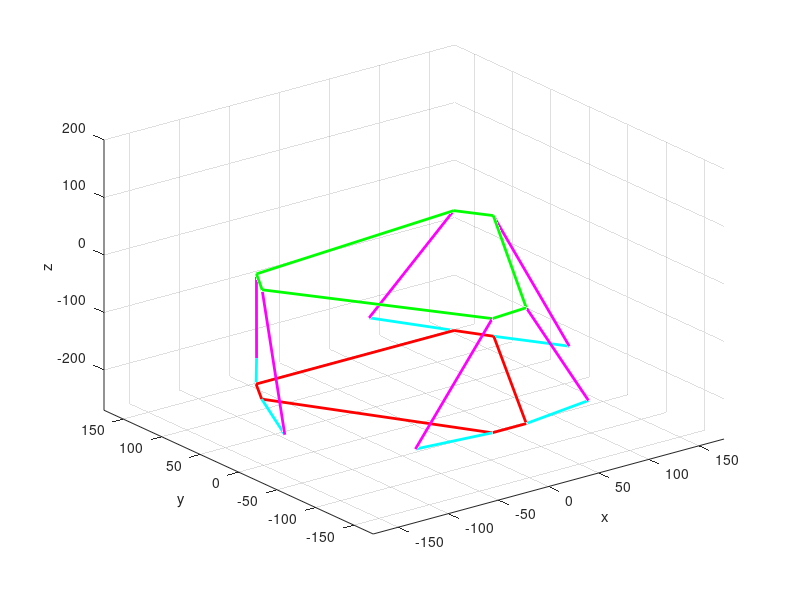

This chart was generated by the following MATLAB code:
%platform parameters
rb = 125; %radius of base mm
angle_offset = 30-15.63/2; %smallest angle between 2 mounts
h = 200;
l_crank = 70;
l_rocker = sqrt(h^2 + l_crank^2);
platform_center = [0, 0, 0];

%graph settings
linewidth = 2;
x_lim = rb+50;
y_lim = rb+50;

degree_increment = 1;
%n_segments = 30;% number of degrees rotation
n_segments = 5/degree_increment;
%translation vector
Tx=0/n_segments;
Ty=0/n_segments;
Tz=0;
T = [Tx Ty Tz];

%rotation matrix
alpha=degree_increment; %1 degree increments
beta=0/n_segments;
gamma=0;
R_x = [1,0,0 ; 0, cos(deg2rad(alpha)), sin(deg2rad(alpha)); 0, -sin(deg2rad(alpha)), cos(deg2rad(alpha))];
R_y = [ cos(deg2rad(beta)),0, -sin(deg2rad(beta)); 0,1,0 ; sin(deg2rad(beta)),0, cos(deg2rad(beta))];
R_z = [cos(deg2rad(gamma)), sin(deg2rad(gamma)), 0; -sin(deg2rad(gamma)), cos(deg2rad(gamma)),0; 0,0,1];
R = R_x * R_y * R_z ;

%arrays initialize
top = ones(7,3);
base = ones(7,3);
lengths = ones(6,n_segments);
servo_angle = zeros(6,n_segments);
B = ones(n_segments, 6); %angle of plane that servo rotates on (tangent to mount)
plane_angle = zeros(6,n_segments); %rod end misalignment angles

%base platform
for i=0:6
    if mod(i,2)==0 %if i is even
    angle = i*60 + angle_offset;  
    B(i+1) = deg2rad(angle-90);

    else
    angle = i*60 - angle_offset;
    B(i+1) = deg2rad(angle+90);
    end
    base(i+1,:) = [rb*cos(deg2rad(angle)), rb*sin(deg2rad(angle)), -h];
end
%plot base
plot3(base(:,1),base(:,2),base(:,3),'r', 'linewidth', linewidth); %connects the dots
hold on;

%top platform
for i=0:6
    if mod(i,2)==0 %if i is even
    angle = i*60 + angle_offset;  
      
    else
    angle = i*60 - angle_offset;  
    end
  top(i+1,:) = [rb*cos(deg2rad(angle)), rb*sin(deg2rad(angle)), 0];
end
%plot top
plot3(top(:,1),top(:,2),top(:,3),'g', 'linewidth', linewidth);
hold on;


%plot crank and rocker
for i=1:6
lengths(i) = norm(top(i,:) - base(i,:));
M = 2*l_crank*(top(i,3)-base(i,3));
N = 2*l_crank*(cos(B(i))*(top(i,1)-base(i,1)) + sin(B(i))*(top(i,2)-base(i,2)));
L=lengths(i)^2-(l_rocker^2-l_crank^2);
servo_angle(i,1) = asin(L/sqrt(M^2+N^2)) - atan(N/M);
crank = [base(i,1) + l_crank*cos(B(i))*cos(servo_angle(i,1)), base(i,2) + l_crank*cos(servo_angle(i,1))*sin(B(i)),...
        base(i,3) + l_crank*sin(servo_angle(i,1))];

link1 = [top(i,:); crank];
link2 = [crank;base(i,:)];
plot3(link1(:,1),link1(:,2),link1(:,3),'m', 'linewidth', linewidth);
hold on;
plot3(link2(:,1),link2(:,2),link2(:,3),'c', 'linewidth', linewidth);
hold on;

% compute misalignemnt angles
N = cross([base(i,1) base(i,2) 0] - base(1,:), [base(i,1) base(i,2) 0] - crank);
%// angle between plane and line, equals pi/2 - angle between D-E and N
plane_angle(i,1) = rad2deg(abs( pi/2 - acos( dot(crank-top(i,:), N)/norm(N)/norm(crank-top(i,:)) ) ));
end

axis([-x_lim x_lim -y_lim y_lim -h-l_crank h]);
grid on;
hold off;

%move platform - motion divided into n_segments
for j=1:n_segments

pause(0.0001);

%update top mount pts
%to rotate around its own axis, it translates itself back to the origin,rotates and then translates back
top = transpose(R*transpose(top - ones(7,3).*platform_center)) + ones(7,3).*(platform_center + T);
platform_center = platform_center + T;

%plot top
plot3(top(:,1),top(:,2),top(:,3),'g', 'linewidth', linewidth);
hold on;

%plot base
plot3(base(:,1),base(:,2),base(:,3),'r', 'linewidth', linewidth); %connects the dots
hold on;

%plots links
for i=1:6
lengths(i) = norm(top(i,:) - base(i,:));
M = 2*l_crank*(top(i,3)-base(i,3));
N = 2*l_crank*(cos(B(i))*(top(i,1)-base(i,1)) + sin(B(i))*(top(i,2)-base(i,2)));
L=lengths(i)^2-(l_rocker^2-l_crank^2);
servo_angle(i,j+1) = asin(L/sqrt(M^2+N^2)) - atan(N/M);
crank = [base(i,1) + l_crank*cos(B(i))*cos(servo_angle(i,j+1)), base(i,2) + l_crank*cos(servo_angle(i,j+1))*sin(B(i)),...
        base(i,3) + l_crank*sin(servo_angle(i,j+1))];

link1 = [top(i,:); crank];
link2 = [crank;base(i,:)];
plot3(link1(:,1),link1(:,2),link1(:,3),'m', 'linewidth', linewidth);
hold on;
plot3(link2(:,1),link2(:,2),link2(:,3),'c', 'linewidth', linewidth);
hold on;

% compute misalignemnt angles
N = cross([base(i,1) base(i,2) 0] - base(1,:), [base(i,1) base(i,2) 0] - crank);
%// angle between plane and line, equals pi/2 - angle between D-E and N
plane_angle(i,j+1) = rad2deg(abs( pi/2 - acos( dot(crank-top(i,:), N)/norm(N)/norm(crank-top(i,:)) ) ));

end

hold off;
axis([-x_lim x_lim -y_lim y_lim -h-l_crank h]);
grid on;
xlabel('x');
ylabel('y');
zlabel('z');

end

servo_angles_degrees = transpose(rad2deg(servo_angle));
asize = size(servo_angles_degrees);





%reverse first motion
%translation vector
Tx=0;
Ty=0;
Tz=0;
T = [Tx Ty Tz];

%rotation matrix
alpha=-degree_increment; 
beta=0;
gamma=0;
R_x = [1,0,0 ; 0, cos(deg2rad(alpha)), sin(deg2rad(alpha)); 0, -sin(deg2rad(alpha)), cos(deg2rad(alpha))];
R_y = [ cos(deg2rad(beta)),0, -sin(deg2rad(beta)); 0,1,0 ; sin(deg2rad(beta)),0, cos(deg2rad(beta))];
R_z = [cos(deg2rad(gamma)), sin(deg2rad(gamma)), 0; -sin(deg2rad(gamma)), cos(deg2rad(gamma)),0; 0,0,1];
R = R_x * R_y * R_z ;

%%{
%move platform - motion divided into n_segments
for j=1:n_segments

pause(0.001);

%update top mount pts
%to rotate around its own axis, it translates itself back to the origin,rotates and then translates back
top = transpose(R*transpose(top - ones(7,3).*platform_center)) + ones(7,3).*(platform_center + T);
platform_center = platform_center + T;

%plot top
plot3(top(:,1),top(:,2),top(:,3),'g', 'linewidth', linewidth);
hold on;

%plot base
plot3(base(:,1),base(:,2),base(:,3),'r', 'linewidth', linewidth); %connects the dots
hold on;

%plots links
for i=1:6
lengths(i) = norm(top(i,:) - base(i,:));
M = 2*l_crank*(top(i,3)-base(i,3));
N = 2*l_crank*(cos(B(i))*(top(i,1)-base(i,1)) + sin(B(i))*(top(i,2)-base(i,2)));
L=lengths(i)^2-(l_rocker^2-l_crank^2);
servo_angle(i,j+1) = asin(L/sqrt(M^2+N^2)) - atan(N/M);
crank = [base(i,1) + l_crank*cos(B(i))*cos(servo_angle(i,j+1)), base(i,2) + l_crank*cos(servo_angle(i,j+1))*sin(B(i)),...
        base(i,3) + l_crank*sin(servo_angle(i,j+1))];

link1 = [top(i,:); crank];
link2 = [crank;base(i,:)];
plot3(link1(:,1),link1(:,2),link1(:,3),'m', 'linewidth', linewidth);
hold on;
plot3(link2(:,1),link2(:,2),link2(:,3),'c', 'linewidth', linewidth);
hold on;

% compute misalignemnt angles
N = cross([base(i,1) base(i,2) 0] - base(1,:), [base(i,1) base(i,2) 0] - crank);
%// angle between plane and line, equals pi/2 - angle between D-E and N
plane_angle(i,j+1) = rad2deg(abs( pi/2 - acos( dot(crank-top(i,:), N)/norm(N)/norm(crank-top(i,:)) ) ));

end

hold off;
axis([-x_lim x_lim -y_lim y_lim -h-l_crank h]);
grid on;
xlabel('x');
ylabel('y');
zlabel('z');

end
servo_angles_degrees(asize(1)+1:asize(1)+1+n_segments,:) = transpose(rad2deg(servo_angle));




%2nd motion
%translation vector
Tx=0;
Ty=0;
Tz=0;
T = [Tx Ty Tz];

%rotation matrix
alpha=0; 
beta=degree_increment;
gamma=0;
R_x = [1,0,0 ; 0, cos(deg2rad(alpha)), sin(deg2rad(alpha)); 0, -sin(deg2rad(alpha)), cos(deg2rad(alpha))];
R_y = [ cos(deg2rad(beta)),0, -sin(deg2rad(beta)); 0,1,0 ; sin(deg2rad(beta)),0, cos(deg2rad(beta))];
R_z = [cos(deg2rad(gamma)), sin(deg2rad(gamma)), 0; -sin(deg2rad(gamma)), cos(deg2rad(gamma)),0; 0,0,1];
R = R_x * R_y * R_z ;


%move platform - motion divided into n_segments
for j=1:n_segments

pause(0.001);

%update top mount pts
%to rotate around its own axis, it translates itself back to the origin,rotates and then translates back
top = transpose(R*transpose(top - ones(7,3).*platform_center)) + ones(7,3).*(platform_center + T);
platform_center = platform_center + T;

%plot top
plot3(top(:,1),top(:,2),top(:,3),'g', 'linewidth', linewidth);
hold on;

%plot base
plot3(base(:,1),base(:,2),base(:,3),'r', 'linewidth', linewidth); %connects the dots
hold on;

%plots links
for i=1:6
lengths(i) = norm(top(i,:) - base(i,:));
M = 2*l_crank*(top(i,3)-base(i,3));
N = 2*l_crank*(cos(B(i))*(top(i,1)-base(i,1)) + sin(B(i))*(top(i,2)-base(i,2)));
L=lengths(i)^2-(l_rocker^2-l_crank^2);
servo_angle(i,j+1) = asin(L/sqrt(M^2+N^2)) - atan(N/M);
crank = [base(i,1) + l_crank*cos(B(i))*cos(servo_angle(i,j+1)), base(i,2) + l_crank*cos(servo_angle(i,j+1))*sin(B(i)),...
        base(i,3) + l_crank*sin(servo_angle(i,j+1))];

link1 = [top(i,:); crank];
link2 = [crank;base(i,:)];
plot3(link1(:,1),link1(:,2),link1(:,3),'m', 'linewidth', linewidth);
hold on;
plot3(link2(:,1),link2(:,2),link2(:,3),'c', 'linewidth', linewidth);
hold on;

% compute misalignemnt angles
N = cross([base(i,1) base(i,2) 0] - base(1,:), [base(i,1) base(i,2) 0] - crank);
%// angle between plane and line, equals pi/2 - angle between D-E and N
plane_angle(i,j+1) = rad2deg(abs( pi/2 - acos( dot(crank-top(i,:), N)/norm(N)/norm(crank-top(i,:)) ) ));

end

hold off;
axis([-x_lim x_lim -y_lim y_lim -h-l_crank h]);
grid on;
xlabel('x');
ylabel('y');
zlabel('z');

end
servo_angles_degrees(2*asize(1)+1:2*asize(1)+1+n_segments,:) = transpose(rad2deg(servo_angle));
